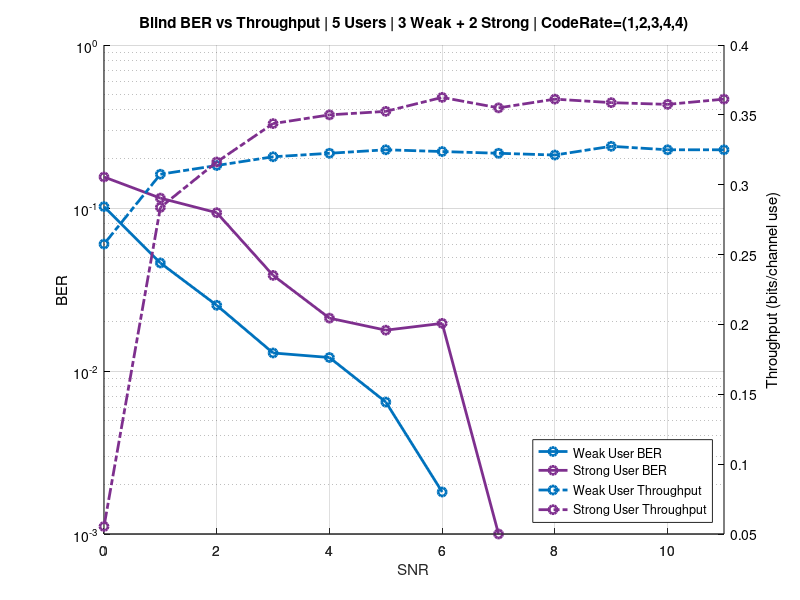

Write the MATLAB code that produced this figure.
clear all; close all; clc;

%P_tx = 11:-1:0
SNR = 11:-1:0

user_4_ber = [0.00E+00
0.00E+00
0.00E+00
0.00E+00
1.00E-03
1.96E-02
1.78E-02
2.11E-02
3.86E-02
9.36E-02
1.15E-01
1.55E-01
];
user_0_ber = [0.00E+00
0.00E+00
0.00E+00
0.00E+00
0.00E+00
1.81E-03
6.45E-03
1.21E-02
1.29E-02
2.53E-02
4.60E-02
1.02E-01
];

user_4_thr = [2.89E+01
2.86E+01
2.87E+01
2.89E+01
2.84E+01
2.90E+01
2.82E+01
2.80E+01
2.75E+01
2.53E+01
2.27E+01
4.43E+00
]/80;
user_0_thr = [2.60E+01
2.60E+01
2.62E+01
2.57E+01
2.58E+01
2.59E+01
2.60E+01
2.58E+01
2.56E+01
2.51E+01
2.46E+01
2.06E+01
]/80;

figure(1)
grid on; hold on;
color = get (gca, "ColorOrder");

[hax, a0, b0] = plotyy (SNR, user_0_ber, SNR, user_0_thr,@semilogy,@plot);
[~, a4, b4] = plotyy (SNR, user_4_ber, SNR, user_4_thr,@semilogy,@plot);


% Color Style by User
set ([a0, b0], "marker", "o", 'LineWidth',2, "color", color(1,:));
set ([a4, b4], "marker", "o", 'LineWidth',2, "color", color(4,:));

% Line Style by metric
set ([a0, a4], "linestyle", "-");
set ([b0, b4], "linestyle", "-.");

set(hax,{'ycolor'},{'k';'k'})
grid on;
xlabel (hax(1), "xlabel");
ylabel (hax(1), "BER");
ylabel (hax(2), "Throughput (bits/channel use)");

xlabel('SNR');
hleg1 = legend('Weak User BER','Strong User BER','Weak User Throughput','Strong User Throughput',"location", "southeast");
%title (hax(2), 'BER vs Throughput | 5 Users | 3 Weak + 2 Strong | Rw = 1/4 | Rs = 1/2');
title (hax(2), 'Blind BER vs Throughput | 5 Users | 3 Weak + 2 Strong | CodeRate=(1,2,3,4,4)');

%%%%%%%%%%%%%%%%%%%%%%%%%%%%%%%%%%%%%%%%%%%
%%%%%%%%%%%%%%%%%%%%%%%%%%%%%%%%%%%%%%%%%%%

%